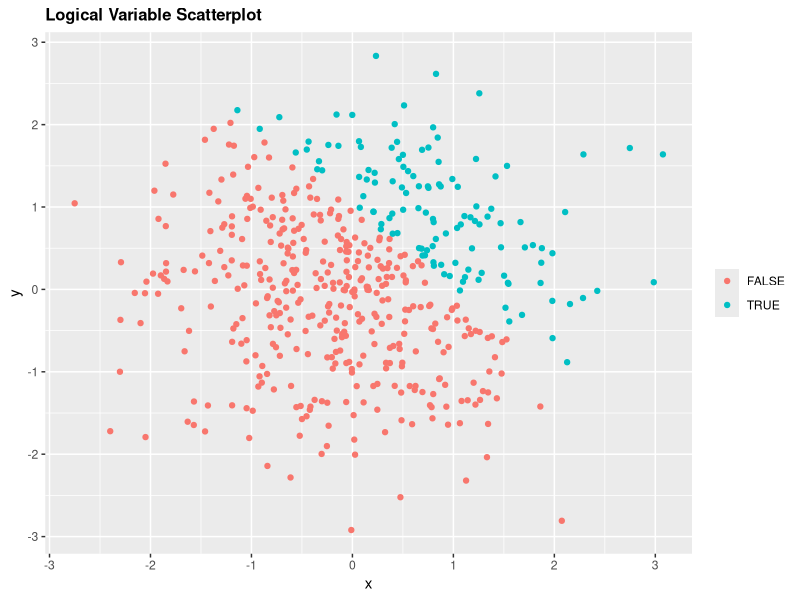
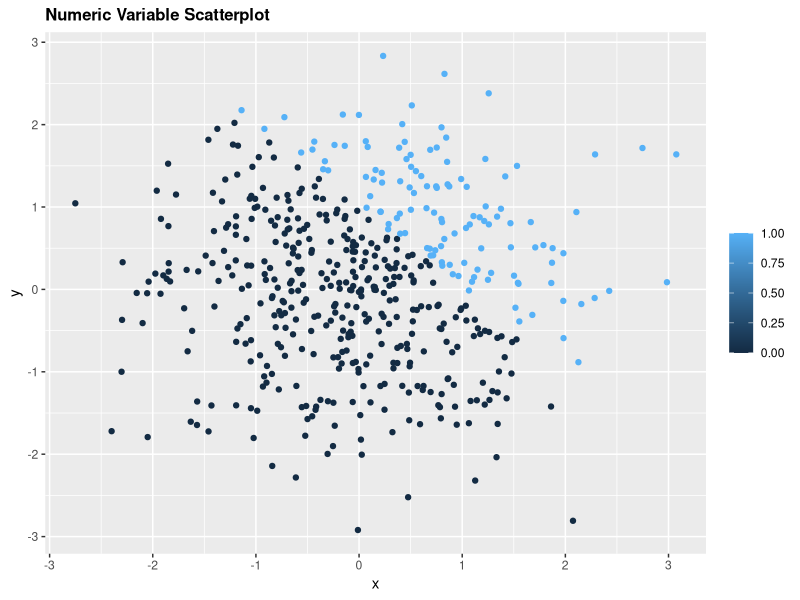
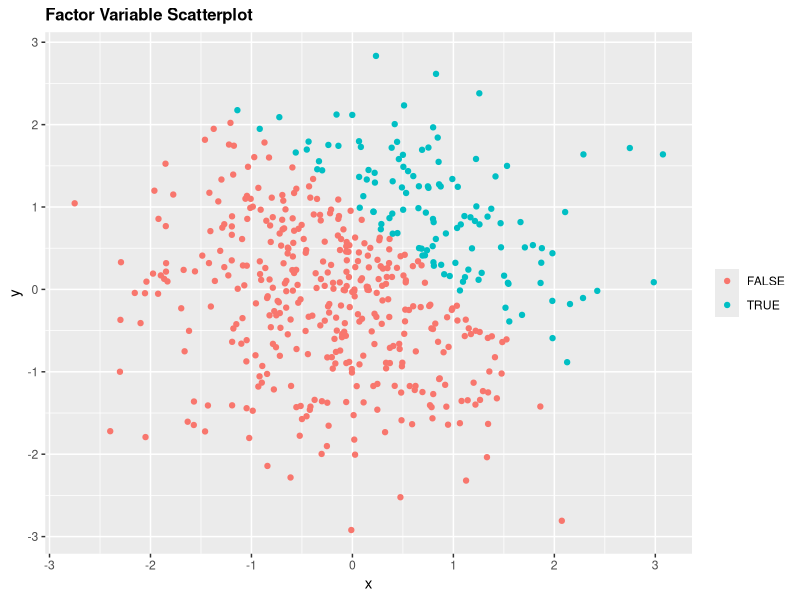
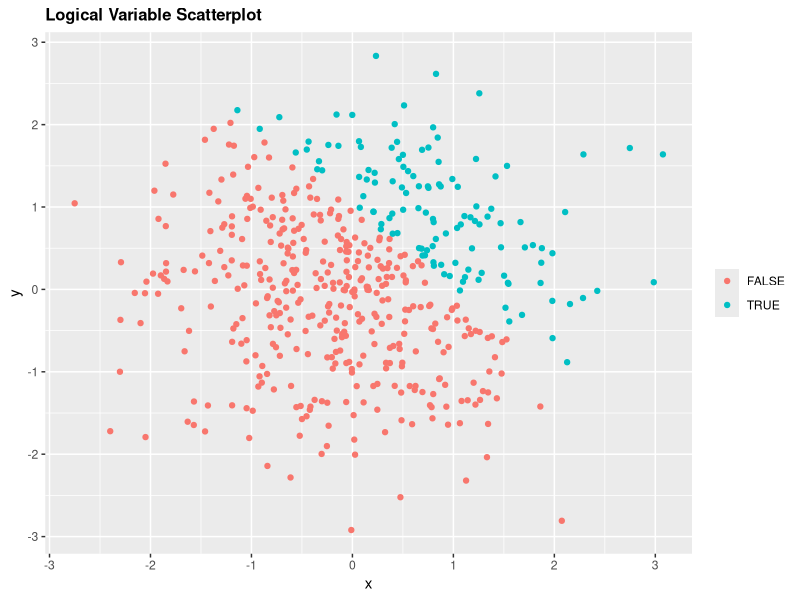

Recreate these plots in R, in order.
## ---- chunk 1
library(tidyverse)
library(ggplot2)
## ---- chunk 2

#Data frame
df_1 = tibble(
  random_samp = rnorm(8),
  log_vec = random_samp > 0,
  char_vec = as.character("a","b","c","d","e","f","g","h"),
  fac_vec = factor(c("jazz","rock","blues","jazz","jazz","rock","blues","rock"))
)

#Take the mean of each variable
mean_random_samp = mean(pull(df_1, random_samp))
mean_log_vec = mean(pull(df_1, log_vec))
mean_char_vec = mean(pull(df_1, char_vec))
mean_fac_vec = mean(pull(df_1, fac_vec))

## ---- chunk 3

as.numeric(pull(df_1, log_vec)) * pull(df_1, random_samp)
as.factor(pull(df_1, log_vec)) * pull(df_1, random_samp)
as.numeric(as.factor(pull(df_1, log_vec))) * pull(df_1, random_samp)
## ---- chunk 4
#Data frame
df_2 = tibble(
  x = rnorm(500),
  y = rnorm(500),
  log_vec_2 = x + y > 1,
  num_vec_2 = as.numeric(log_vec_2),
  fac_vec_2 = as.factor(log_vec_2)
)

#mean, median and standard deviation of x
mean_x = mean(pull(df_2, x))
median_x = median(pull(df_2, x))
sd_x = sd(pull(df_2, x))

#Proportion of cases for which x+y>1
prop_case = mean(pull(df_2, log_vec_2))

## ---- chunk 5
ggplot(df_2, aes(x = x, y = y, color = log_vec_2)) +
  geom_point() +
  xlab("x") +
  ylab("y") +
  labs(title = "Logical Variable Scatterplot") +
  theme(legend.position = "right", legend.title = element_blank(),
        plot.title = element_text(color = "black", size = 12, face = "bold"))

ggsave("plot_one.png", width = 3, height = 3, scale = 0.75)
## ---- chunk 6

ggplot(df_2, aes(x = x, y = y, color = num_vec_2)) +
  geom_point() +
  xlab("x") +
  ylab("y") +
  labs(title = "Numeric Variable Scatterplot") +
  theme(legend.position = "right", legend.title = element_blank(), 
        plot.title = element_text(color = "black", size = 12, face = "bold"))
## ---- chunk 7
ggplot(df_2, aes(x = x, y = y, color = fac_vec_2)) +
  geom_point() +
  xlab("x") +
  ylab("y") +
  labs(title = "Factor Variable Scatterplot") +
  theme(legend.position = "right", legend.title = element_blank(),
        plot.title = element_text(color = "black", size = 12, face = "bold"))
